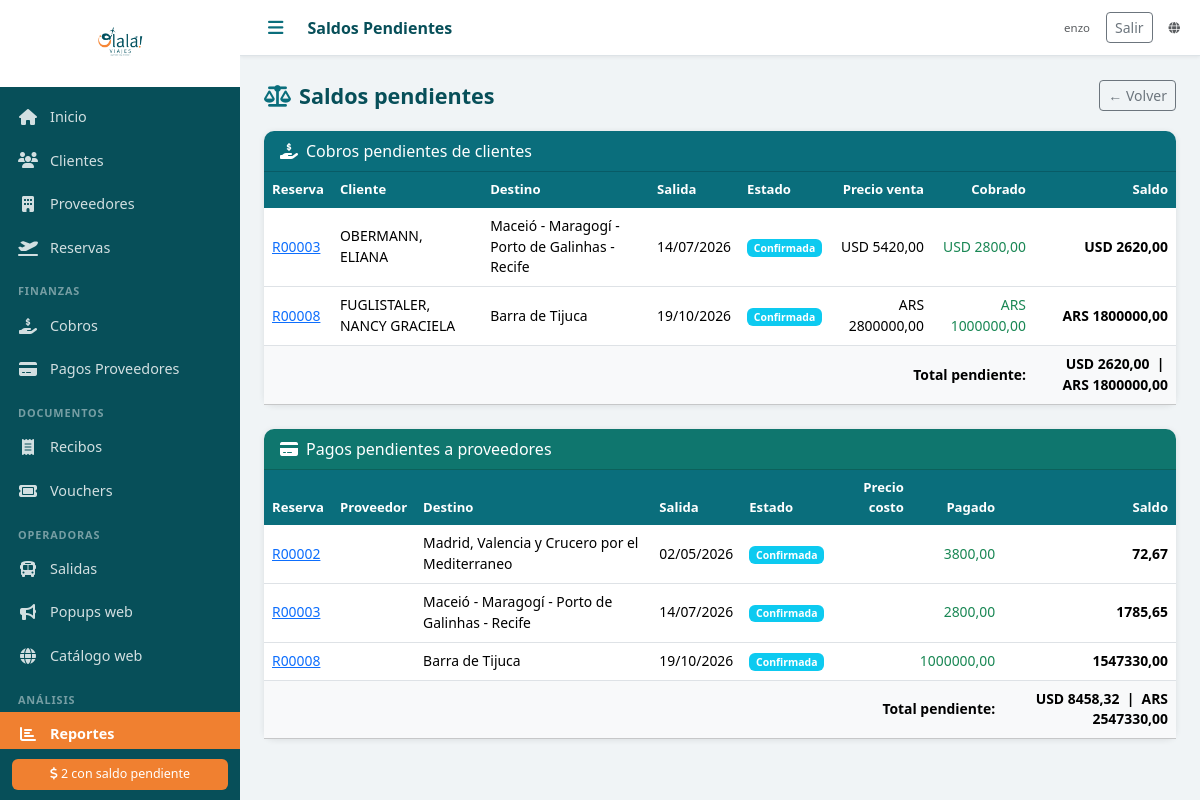
Screenshot of /reportes/saldos/ (signed in) with the database file from the repository.
### agencia/models.py (models this page shows, shortened)
class Reserva(models.Model):
    ESTADOS = [
        ('PENDIENTE', 'Pendiente'),
        ('CONFIRMADA', 'Confirmada'),
        ('EN_CURSO', 'En curso'),
        ('COMPLETADA', 'Completada'),
        ('CANCELADA', 'Cancelada'),
    ]
    numero = models.CharField('Nro. Reserva', max_length=20, unique=True, blank=True)
    cliente = models.ForeignKey(Cliente, on_delete=models.PROTECT, verbose_name='Cliente titular', related_name='reservas')
    descripcion = models.TextField('Descripción / Observaciones', blank=True)
    destino = models.CharField('Destino', max_length=200)
    fecha_salida = models.DateField('Fecha de salida')
    fecha_regreso = models.DateField('Fecha de regreso', null=True, blank=True)
    pasajeros_adicionales = models.ManyToManyField(
        Cliente, related_name='reservas_como_pasajero',
        blank=True, verbose_name='Pasajeros adicionales'
    )
    precio_venta = models.DecimalField('Precio de venta', max_digits=12, decimal_places=2, default=0)
    moneda_venta = models.CharField('Moneda venta', max_length=3, choices=MONEDAS, default='ARS')
    comision_porcentaje = models.DecimalField('Comisión (%)', max_digits=5, decimal_places=2, default=0)
    estado = models.CharField('Estado', max_length=20, choices=ESTADOS, default='PENDIENTE')
    notas = models.TextField('Notas internas', blank=True)
    created_at = models.DateTimeField(auto_now_add=True)
    updated_at = models.DateTimeField(auto_now=True)
    class Meta:
        verbose_name = 'Reserva'
        verbose_name_plural = 'Reservas'
        ordering = ['fecha_salida']
    @property
    def costo_total_por_moneda(self):
        totales = {}
        for s in self.servicios.all():
            totales[s.moneda_costo] = totales.get(s.moneda_costo, Decimal('0')) + s.precio_costo
        return totales
    @property
    def precio_costo_total(self):
        return sum((s.precio_costo for s in self.servicios.all()), Decimal('0'))
    @property
    def total_cobrado(self):
        return sum(c.monto for c in self.cobros.all())
    @property
    def saldo_pendiente_cliente(self):
        return self.precio_venta - self.total_cobrado
    @property
    def total_pagado_proveedor(self):
        return sum(p.monto for p in self.pagos_proveedor.all())
    @property
    def saldo_pendiente_proveedor(self):
        return self.precio_costo_total - self.total_pagado_proveedor

class Cliente(models.Model):
    TIPOS_DOC = [
        ('DNI', 'DNI'),
        ('PASAPORTE', 'Pasaporte'),
        ('LC', 'L.C.'),
        ('LE', 'L.E.'),
        ('CUIT', 'CUIT'),
    ]
    nombre = models.CharField('Nombre', max_length=100)
    apellido = models.CharField('Apellido', max_length=100)
    tipo_doc = models.CharField('Tipo de documento', max_length=20, choices=TIPOS_DOC, default='DNI')
    nro_doc = models.CharField('Nro. de documento', max_length=50, blank=True)
    email = models.EmailField('Email', blank=True)
    telefono = models.CharField('Teléfono', max_length=50, blank=True)
    direccion = models.CharField('Dirección', max_length=300, blank=True)
    fecha_nacimiento = models.DateField('Fecha de nacimiento', null=True, blank=True)
    notas = models.TextField('Notas', blank=True)
    foto_dni = models.FileField('Foto DNI', upload_to='dni/', blank=True, null=True)
    activo = models.BooleanField('Activo', default=True)
    created_at = models.DateTimeField(auto_now_add=True)
    updated_at = models.DateTimeField(auto_now=True)
    class Meta:
        verbose_name = 'Cliente'
        verbose_name_plural = 'Clientes'
        ordering = ['apellido', 'nombre']
    def __str__(self):
        return f"{self.apellido}, {self.nombre}"

class Cobro(models.Model):
    reserva = models.ForeignKey(Reserva, on_delete=models.PROTECT, related_name='cobros', verbose_name='Reserva')
    fecha = models.DateField('Fecha')
    monto = models.DecimalField('Monto', max_digits=12, decimal_places=2)
    moneda = models.CharField('Moneda', max_length=3, choices=MONEDAS, default='ARS')
    forma_pago = models.CharField('Forma de pago', max_length=20, choices=FORMAS_PAGO)
    referencia = models.CharField('Referencia / Nro. comprobante', max_length=200, blank=True)
    notas = models.TextField('Notas', blank=True)
    created_at = models.DateTimeField(auto_now_add=True)
    class Meta:
        verbose_name = 'Cobro'
        verbose_name_plural = 'Cobros'
        ordering = ['-fecha']

class PagoProveedor(models.Model):
    reserva = models.ForeignKey(Reserva, on_delete=models.PROTECT, related_name='pagos_proveedor', verbose_name='Reserva')
    fecha = models.DateField('Fecha')
    monto = models.DecimalField('Monto', max_digits=12, decimal_places=2)
    moneda = models.CharField('Moneda', max_length=3, choices=MONEDAS, default='ARS')
    forma_pago = models.CharField('Forma de pago', max_length=20, choices=FORMAS_PAGO)
    referencia = models.CharField('Referencia / Nro. comprobante', max_length=200, blank=True)
    notas = models.TextField('Notas', blank=True)
    comprobante = models.FileField('Comprobante', upload_to='comprobantes/', blank=True, null=True)
    created_at = models.DateTimeField(auto_now_add=True)
    class Meta:
        verbose_name = 'Pago a Proveedor'
        verbose_name_plural = 'Pagos a Proveedores'
        ordering = ['-fecha']

class ServicioReserva(models.Model):
    reserva = models.ForeignKey(Reserva, on_delete=models.CASCADE, related_name='servicios', verbose_name='Reserva')
    proveedor = models.ForeignKey(Proveedor, on_delete=models.PROTECT, verbose_name='Proveedor')
    tipo_servicio = models.CharField('Tipo', max_length=20, choices=TIPOS_SERVICIO, default='PAQUETE')
    descripcion = models.CharField('Descripción del servicio', max_length=500, blank=True)
    precio_costo = models.DecimalField('Costo', max_digits=12, decimal_places=2, default=0)
    moneda_costo = models.CharField('Moneda', max_length=3, choices=MONEDAS, default='ARS')
    nro_reserva_proveedor = models.CharField('Nro. reserva proveedor', max_length=100, blank=True)
    class Meta:
        verbose_name = 'Servicio'
        verbose_name_plural = 'Servicios'

### agencia/views.py (the view)
# urls.py: path('reportes/saldos/', login_required(views.reporte_saldos), name='reporte_saldos'),
def reporte_saldos(request):
    reservas = list(_reservas_activas_qs())
    con_saldo_cliente = [r for r in reservas if r.saldo_pendiente_cliente > 0]
    con_saldo_proveedor = [r for r in reservas if r.saldo_pendiente_proveedor > 0]
    totales_cliente = {}
    for r in con_saldo_cliente:
        moneda = r.moneda_venta
        totales_cliente[moneda] = totales_cliente.get(moneda, Decimal('0')) + r.saldo_pendiente_cliente
    totales_proveedor = {}
    for r in con_saldo_proveedor:
        for moneda, costo in r.costo_total_por_moneda.items():
            totales_proveedor[moneda] = totales_proveedor.get(moneda, Decimal('0')) + costo
    return render(request, 'reportes/saldos.html', {
        'con_saldo_cliente': con_saldo_cliente,
        'con_saldo_proveedor': con_saldo_proveedor,
        'totales_cliente': totales_cliente,
        'totales_proveedor': totales_proveedor,
        'simbolos': SIMBOLOS_MONEDA,
    })

### templates/reportes/saldos.html (shortened to what this page needs)
{% extends 'base.html' %}
{% block topbar_title %}Saldos Pendientes{% endblock %}
{% block content %}
<div class="page-header">
  <h2><i class="fas fa-balance-scale me-2 text-teal"></i>Saldos pendientes</h2>
  <a href="{% url 'reportes' %}" class="btn btn-outline-secondary btn-sm">← Volver</a>
</div>
<div class="card mb-4">
  <div class="card-header bg-teal text-white"><i class="fas fa-hand-holding-dollar me-2"></i>Cobros pendientes de clientes</div>
  <div class="table-responsive">
    <table class="table table-hover mb-0">
      <thead><tr><th>Reserva</th><th>Cliente</th><th>Destino</th><th>Salida</th><th>Estado</th><th class="text-end">Precio venta</th><th class="text-end">Cobrado</th><th class="text-end">Saldo</th></tr></thead>
      <tbody>
        {% for r in con_saldo_cliente %}
        <tr>
          <td><a href="{% url 'reserva_detalle' r.pk %}">{{ r.numero }}</a></td>
          <td>{{ r.cliente }}</td>
          <td>{{ r.destino }}</td>
          <td>{{ r.fecha_salida|date:"d/m/Y" }}</td>
          <td><span class="badge badge-{{ r.estado }}">{{ r.get_estado_display }}</span></td>
          <td class="text-end">{{ r.moneda_venta }} {{ r.precio_venta|floatformat:2 }}</td>
          <td class="text-end text-success">{{ r.moneda_venta }} {{ r.total_cobrado|floatformat:2 }}</td>
          <td class="text-end saldo-pendiente">{{ r.moneda_venta }} {{ r.saldo_pendiente_cliente|floatformat:2 }}</td>
        </tr>
        {% empty %}
        <tr><td colspan="8" class="text-center text-muted py-3">Sin saldos pendientes de clientes.</td></tr>
        {% endfor %}
      </tbody>
      {% if totales_cliente %}
      <tfoot class="table-light fw-bold">
        <tr>
          <td colspan="7" class="text-end">Total pendiente:</td>
          <td class="text-end saldo-pendiente">
            {% for moneda, total in totales_cliente.items %}
              {{ moneda }} {{ total|floatformat:2 }}{% if not forloop.last %} &nbsp;|&nbsp; {% endif %}
            {% endfor %}
          </td>
        </tr>
      </tfoot>
      {% endif %}
    </table>
  </div>
</div>
<div class="card">
  <div class="card-header text-white" style="background:#0f766e"><i class="fas fa-credit-card me-2"></i>Pagos pendientes a proveedores</div>
  <div class="table-responsive">
    <table class="table table-hover mb-0">
      <thead><tr><th>Reserva</th><th>Proveedor</th><th>Destino</th><th>Salida</th><th>Estado</th><th class="text-end">Precio costo</th><th class="text-end">Pagado</th><th class="text-end">Saldo</th></tr></thead>
      <tbody>
        {% for r in con_saldo_proveedor %}
        <tr>
          <td><a href="{% url 'reserva_detalle' r.pk %}">{{ r.numero }}</a></td>
          <td>{{ r.proveedor }}</td>
          <td>{{ r.destino }}</td>
          <td>{{ r.fecha_salida|date:"d/m/Y" }}</td>
          <td><span class="badge badge-{{ r.estado }}">{{ r.get_estado_display }}</span></td>
          <td class="text-end">{{ r.moneda_costo }} {{ r.precio_costo|floatformat:2 }}</td>
          <td class="text-end text-success">{{ r.moneda_costo }} {{ r.total_pagado_proveedor|floatformat:2 }}</td>
          <td class="text-end saldo-pendiente">{{ r.moneda_costo }} {{ r.saldo_pendiente_proveedor|floatformat:2 }}</td>
        </tr>
        {% empty %}
        <tr><td colspan="8" class="text-center text-muted py-3">Sin pagos pendientes a proveedores.</td></tr>
        {% endfor %}
      </tbody>
      {% if totales_proveedor %}
      <tfoot class="table-light fw-bold">
        <tr>
          <td colspan="7" class="text-end">Total pendiente:</td>
          <td class="text-end saldo-pendiente">
            {% for moneda, total in totales_proveedor.items %}
              {{ moneda }} {{ total|floatformat:2 }}{% if not forloop.last %} &nbsp;|&nbsp; {% endif %}
            {% endfor %}
          </td>
        </tr>
      </tfoot>
      {% endif %}
    </table>
  </div>
</div>
{% endblock %}

### templates/base.html (shortened to what this page needs)
<!DOCTYPE html>
<html lang="es">
<head>
  {% load static %}
  <link rel="stylesheet" href="https://cdn.jsdelivr.net/npm/bootstrap@5.3.2/dist/css/bootstrap.min.css">
  <link rel="stylesheet" href="https://cdnjs.cloudflare.com/ajax/libs/font-awesome/6.5.0/css/all.min.css">
  <link rel="stylesheet" href="{% static 'css/olala.css' %}">
</head>
<body>
<div class="sidebar" id="sidebar">
  <div class="sidebar-logo">
    <img src="{% static 'img/logo.png' %}" alt="Olalá Viajes" class="logo-img">
  </div>
  <nav class="sidebar-nav">
    <a href="{% url 'dashboard' %}" class="nav-item {% if request.resolver_match.url_name == 'dashboard' %}active{% endif %}">
      <i class="fas fa-home"></i><span>Inicio</span>
    </a>
    <a href="{% url 'clientes_lista' %}" class="nav-item {% if 'cliente' in request.resolver_match.url_name %}active{% endif %}">
      <i class="fas fa-users"></i><span>Clientes</span>
    </a>
    <a href="{% url 'proveedores_lista' %}" class="nav-item {% if 'proveedor' in request.resolver_match.url_name %}active{% endif %}">
      <i class="fas fa-building"></i><span>Proveedores</span>
    </a>
    <a href="{% url 'reservas_lista' %}" class="nav-item {% if 'reserva' in request.resolver_match.url_name %}active{% endif %}">
      <i class="fas fa-plane-departure"></i><span>Reservas</span>
    </a>
    <div class="nav-section">Finanzas</div>
    <a href="{% url 'cobros_lista' %}" class="nav-item {% if 'cobro' in request.resolver_match.url_name %}active{% endif %}">
      <i class="fas fa-hand-holding-dollar"></i><span>Cobros</span>
    </a>
    <a href="{% url 'pagos_proveedor_lista' %}" class="nav-item {% if 'pago_proveedor' in request.resolver_match.url_name %}active{% endif %}">
      <i class="fas fa-credit-card"></i><span>Pagos Proveedores</span>
    </a>
    <div class="nav-section">Documentos</div>
    <a href="{% url 'recibos_lista' %}" class="nav-item {% if 'recibo' in request.resolver_match.url_name %}active{% endif %}">
      <i class="fas fa-receipt"></i><span>Recibos</span>
    </a>
    <a href="{% url 'vouchers_lista' %}" class="nav-item {% if 'voucher' in request.resolver_match.url_name %}active{% endif %}">
      <i class="fas fa-ticket"></i><span>Vouchers</span>
    </a>
    <div class="nav-section">Operadoras</div>
    <a href="{% url 'salidas_lista' %}" class="nav-item {% if 'salida' in request.resolver_match.url_name %}active{% endif %}">
      <i class="fas fa-bus"></i><span>Salidas</span>
    </a>
    <a href="{% url 'popups_lista' %}" class="nav-item {% if 'popup' in request.resolver_match.url_name %}active{% endif %}">
      <i class="fas fa-bullhorn"></i><span>Popups web</span>
    </a>
    <a href="{{ public_web_url }}/" class="nav-item" target="_blank" rel="noopener">
      <i class="fas fa-globe"></i><span>Catálogo web</span>
    </a>
    <div class="nav-section">Análisis</div>
    <a href="{% url 'reportes' %}" class="nav-item {% if 'reporte' in request.resolver_match.url_name %}active{% endif %}">
      <i class="fas fa-chart-bar"></i><span>Reportes</span>
    </a>
  </nav>
  {% if alertas_salidas > 0 or alertas_saldos > 0 %}
  <div class="sidebar-alerts">
    {% if alertas_saldos > 0 %}
    <a href="{% url 'reporte_saldos' %}" class="alert-badge">
      <i class="fas fa-dollar-sign"></i> {{ alertas_saldos }} con saldo pendiente
    </a>
    {% endif %}
  </div>
  {% endif %}
</div>
<div class="main-content">
  <div class="topbar">
    <button class="btn-menu" onclick="toggleSidebar()"><i class="fas fa-bars"></i></button>
    <div class="topbar-title">{% block topbar_title %}{% endblock %}</div>
    <div class="topbar-right d-flex align-items-center gap-3">
      {% if user.is_authenticated %}
      <span class="text-muted small">{{ user.get_username }}</span>
      <form method="post" action="{% url 'logout' %}" class="d-inline mb-0">
        <button type="submit" class="btn btn-sm btn-outline-secondary">Salir</button>
      </form>
      {% endif %}
      <a href="{{ public_web_url }}/" class="text-muted small" target="_blank" rel="noopener" title="Catálogo público (olala-viajes.web.app)"><i class="fas fa-globe"></i></a>
    </div>
  </div>
  <div class="content-area">
    {% block content %}{% endblock %}
  </div>
</div>
</body>
</html>

### rows the page displays
Reserva: numero "R00003", cliente "OBERMANN, ELIANA", destino "Maceió - Maragogí - Porto de Galinhas - Recife", fecha_salida "14/07/2026", estado "Confirmada", moneda_venta "USD", precio_venta "5420,00", total_cobrado "2800,00", saldo_pendiente_cliente "2620,00", totales_cliente "USD", total_pagado_proveedor "2800,00", saldo_pendiente_proveedor "1785,65"
Reserva: numero "R00008", cliente "FUGLISTALER, NANCY GRACIELA", destino "Barra de Tijuca", fecha_salida "19/10/2026", estado "Confirmada", moneda_venta "ARS", precio_venta "2800000,00", total_cobrado "1000000,00", saldo_pendiente_cliente "1800000,00", totales_cliente "ARS", total_pagado_proveedor "1000000,00", saldo_pendiente_proveedor "1547330,00"
Reserva: numero "R00002", destino "Madrid, Valencia y Crucero por el Mediterraneo", fecha_salida "02/05/2026", estado "Confirmada", total_pagado_proveedor "3800,00", saldo_pendiente_proveedor "72,67"
ServicioReserva: totales_proveedor "USD"
ServicioReserva: totales_proveedor "ARS"

### other values shown
{{ alertas_saldos }} "2"
{{ user.get_username }} "enzo"
{{ total|floatformat:2 }} "2620,00" "1800000,00"
{{ total|floatformat:2 }} "8458,32" "2547330,00"
